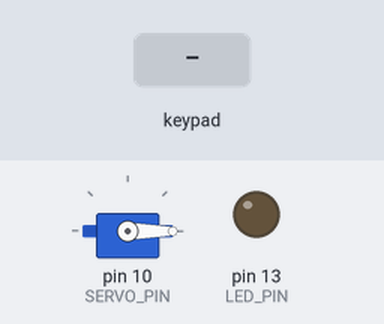
The sketch below on a simulated Arduino Uno, built with avr-gcc and run on an emulated ATmega328P. On the bench: servo, output pins drawn as LEDs (lit = HIGH). Dashed ring = blinking. Inputs (shaded band) come from the test bench.

Above: at 1.2 s.
1.3 s: key '*' pressed
At 1.55 s:
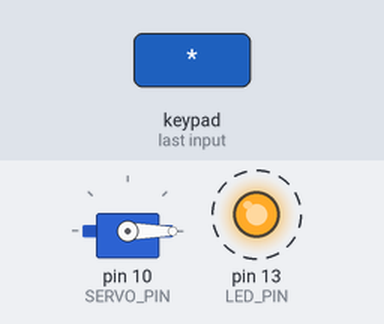
3.1 s: keypad keys 1 2 3 4 # pressed 0.4 s apart
At 5.6 s:
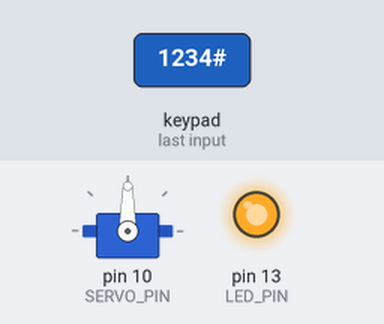
6.6 s: key '#' pressed
Timing chart, 0 to 9.9 s (numbered marks = the images above; inputs shaded):
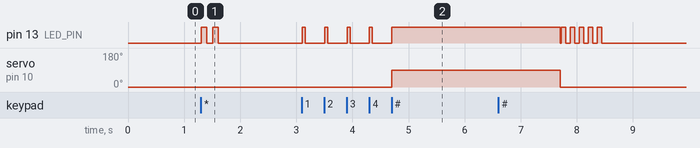

Measured:
- after the input at 1.3 s, pin 13 (LED_PIN): alternates HIGH for 0.10 s and LOW for 0.10 s, 4 changes in all, then stays LOW, starting at once
- after the input at 3.1 s, pin 13 (LED_PIN): alternates HIGH for 0.05 s and LOW for 0.35 s, 9 changes in all, then stays HIGH, starting at once; servo on pin 10 (SERVO_PIN): 0° → 90° after 1.6 s

The sketch:

arduino_project_keypad_servo_door_lock.ino
```cpp
#include <Keypad.h>
#include <Servo.h>

Servo doorLock;
const int SERVO_PIN = 10;
const int LOCKED_POS = 0;
const int UNLOCKED_POS = 90;

const int LED_PIN = 13;

const byte ROWS = 4;
const byte COLS = 4;

char keys[ROWS][COLS] = {
  {'1','2','3','A'},
  {'4','5','6','B'},
  {'7','8','9','C'},
  {'*','0','#','D'}
};

byte rowPins[ROWS] = {9, 8, 7, 6};
byte colPins[COLS] = {5, 4, 3, 2};

Keypad keypad = Keypad(makeKeymap(keys), rowPins, colPins, ROWS, COLS);

const String CORRECT_PASSWORD = "1234";
String inputPassword = "";

void setup() {
  pinMode(LED_PIN, OUTPUT);
  digitalWrite(LED_PIN, LOW);

  doorLock.attach(SERVO_PIN);
  doorLock.write(LOCKED_POS);
}

void loop() {
  char key = keypad.getKey();

  if (key) {
    if (key == '#') {
      checkPassword();
    }
    else if (key == '*') {
      inputPassword = "";
      flashLED(2, 100);
    }
    else {
      if (inputPassword.length() < 8) {
        inputPassword += key;
        flashLED(1, 50);
      }
    }
  }
}

void checkPassword() {
  if (inputPassword == CORRECT_PASSWORD) {
    doorLock.write(UNLOCKED_POS);
    digitalWrite(LED_PIN, HIGH);
    delay(3000);

    doorLock.write(LOCKED_POS);
    digitalWrite(LED_PIN, LOW);
  } else {
    flashLED(5, 80);
  }

  inputPassword = "";
}

void flashLED(int times, int speedMs) {
  for (int i = 0; i < times; i++) {
    digitalWrite(LED_PIN, HIGH);
    delay(speedMs);
    digitalWrite(LED_PIN, LOW);
    delay(speedMs);
  }
}
```
